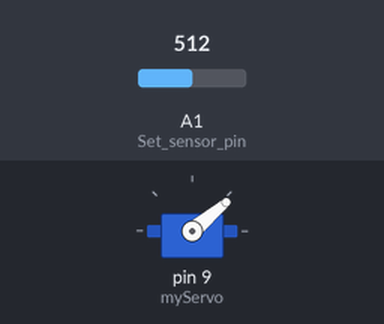
A sketch run on a simulated Arduino Uno, built with avr-gcc and run on an emulated ATmega328P. Parts: servo. Inputs (shaded band) come from the test bench; at power-on: A1 (Set_sensor_pin) = 512.

Above: at 11.25 s.
11.3 s: A1 (Set_sensor_pin) set to 267
At 11.45 s:
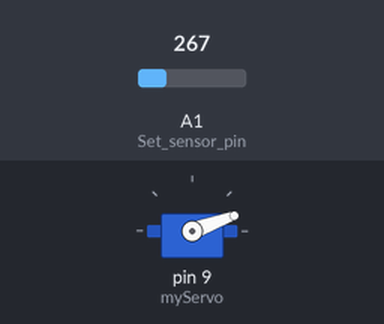
16.6 s: A1 (Set_sensor_pin) set to 243
At 17.35 s:
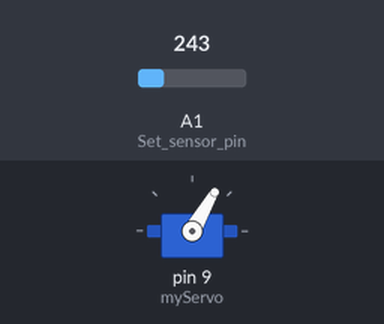
21.9 s: A1 (Set_sensor_pin) set to 260
At 25.3 s:
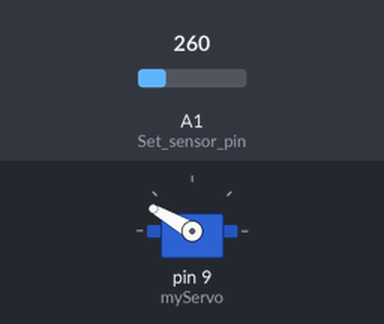
Timing chart, 0 to 33.2 s (numbered marks = the images above; inputs shaded):
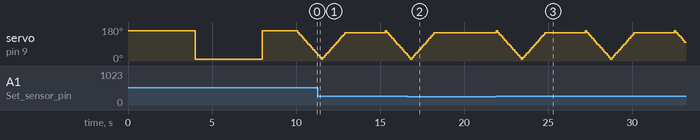

Measured:
- the behaviour switches between 251 and 250 on A1 (Set_sensor_pin) (found by bisection; images 1 and 2)

The sketch:

battlement.ino
```cpp
// battlement
// Move the servo attached to pin 9 from 0 to 110 degrees smoothly

#include <Servo.h>    // include functions to control servos
Servo myServo;        // this is our Servo variable

const int min_angle = 10;
const int max_angle = 160;
const int minimum_distance = 250;
bool hidden;
// This function runs only once, when the Arduino starts
void setup() {
  //pinMode(A1, INPUT);       // Set sensor pin, A1 to read signals
  myServo.attach(9);          // Attach our servo to pin 9
  myServo.write(max_angle);   // Hide again
  delay(4000);
  myServo.write(min_angle);   // Fully exposed
  delay(4000);
  myServo.write(max_angle);   // Hide again
  pinMode(A1, INPUT);         // set sensor pin to read signals
  hidden = true;
  delay(2000);
}

// This function runs repeatedly
void loop() {
  if (scan() > minimum_distance)
  {
    // Come out
    for (int angle = max_angle; angle > min_angle; angle = angle - 10)
    {
      myServo.write(angle);
      delay(100);
    }
    // Hide again
    for (int angle = min_angle; angle < max_angle; angle = angle + 10)
    {
      myServo.write(angle);
      delay(100);
    }
    delay(300);

    delay(2000);
  }
}

int scan()
{
    return analogRead(A1);
}
```
